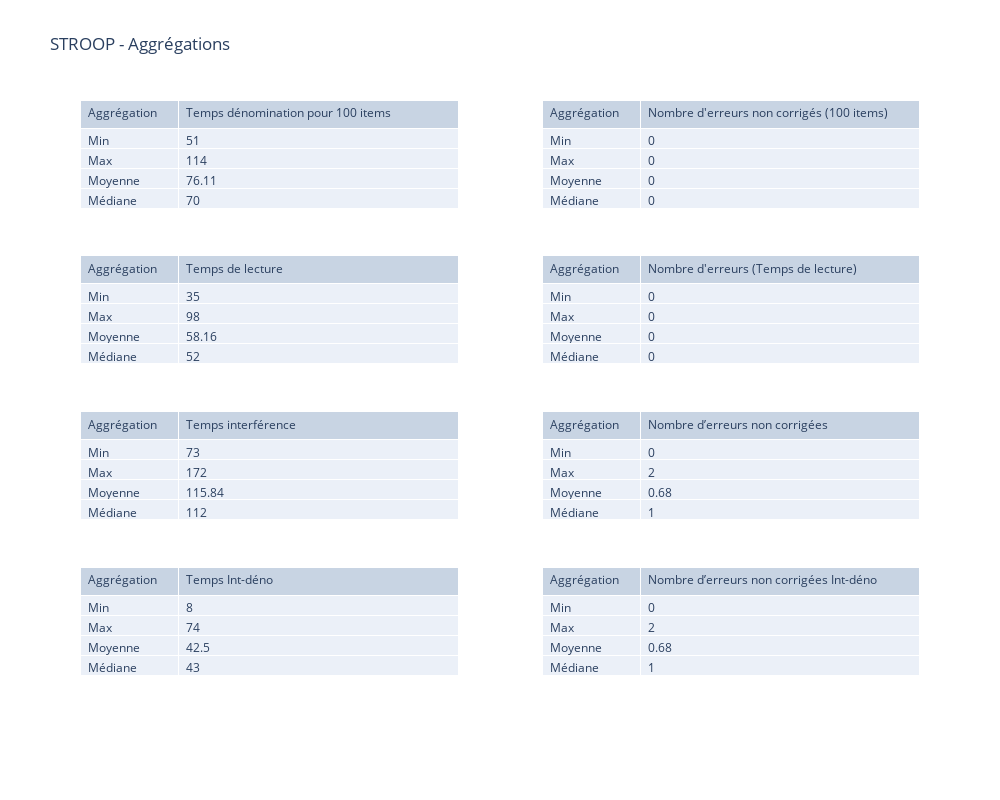

Source (notebook cell):
### Code cell
stroop_table_a =  go.Table(
                header=dict(values=list(df_stroop_agg.columns[[0, 1]]),
                align='left'),
                columnwidth = [130,370],
                cells=dict(values=[df_stroop_agg.iloc[:, 0], df_stroop_agg.iloc[:, 1].round(decimals=2) ], align='left'))
                
#
stroop_table_b =  go.Table(
                header=dict(values=list(df_stroop_agg.columns[[0, 4]]),
                align='left'),
                columnwidth = [130,370],
                cells=dict(values=[df_stroop_agg.iloc[:, 0], df_stroop_agg.iloc[:, 4].round(decimals=2) ], align='left'))
#
stroop_table_c =  go.Table(
                header=dict(values=list(df_stroop_agg.columns[[0, 7]]),
                align='left'),
                columnwidth = [130,370],
                cells=dict(values=[df_stroop_agg.iloc[:, 0], df_stroop_agg.iloc[:, 7].round(decimals=2) ], align='left'))
#
stroop_table_d =  go.Table(
                header=dict(values=list(df_stroop_agg.columns[[0, 10]]),
                align='left'),
                columnwidth = [130,370],
                cells=dict(values=[df_stroop_agg.iloc[:, 0], df_stroop_agg.iloc[:, 10].round(decimals=2) ], align='left'))
#
stroop_table_e =  go.Table(
                header=dict(values=list(df_stroop_agg.columns[[0, 13]]),
                align='left'),
                columnwidth = [130,370],
                cells=dict(values=[df_stroop_agg.iloc[:, 0], df_stroop_agg.iloc[:, 13].round(decimals=2) ], align='left'))
#
stroop_table_f =  go.Table(
                header=dict(values=list(df_stroop_agg.columns[[0, 16]]),
                align='left'),
                columnwidth = [130,370],
                cells=dict(values=[df_stroop_agg.iloc[:, 0], df_stroop_agg.iloc[:, 16].round(decimals=2) ], align='left'))
#
stroop_table_g =  go.Table(
                header=dict(values=list(df_stroop_agg.columns[[0, 19]]),
                align='left'),
                columnwidth = [130,370],
                cells=dict(values=[df_stroop_agg.iloc[:, 0], df_stroop_agg.iloc[:, 19].round(decimals=2) ], align='left'))
#
stroop_table_h =  go.Table(
                header=dict(values=list(df_stroop_agg.columns[[0, 22]]),
                align='left'),
                columnwidth = [130,370],
                cells=dict(values=[df_stroop_agg.iloc[:, 0], df_stroop_agg.iloc[:, 22].round(decimals=2) ], align='left'))

fig_stroop_table = make_subplots(
    rows=4, cols=2,
    row_heights = [1, 1, 1, 1],
    shared_xaxes=False,
    vertical_spacing=0.005,
    specs=[[{"type": "table"},{"type": "table"}],
           [{"type": "table"}, {"type": "table"}],
           [{"type": "table"}, {"type": "table"}],
           [{"type": "table"}, {"type": "table"}]]
)

fig_stroop_table.add_trace(stroop_table_a, row=1, col=1)

fig_stroop_table.add_trace(stroop_table_b, row=1, col=2)

fig_stroop_table.add_trace(stroop_table_c, row=2, col=1)

fig_stroop_table.add_trace(stroop_table_d, row=2, col=2)

fig_stroop_table.add_trace(stroop_table_e, row=3, col=1)

fig_stroop_table.add_trace(stroop_table_f, row=3, col=2)

fig_stroop_table.add_trace(stroop_table_g, row=4, col=1)

fig_stroop_table.add_trace(stroop_table_h, row=4, col=2)

fig_stroop_table.update_layout(
    height=800,
    width = 1000,
    showlegend=False,
    title_text="STROOP - Aggrégations",
)

### Figure 1 — Plotly figure (JSON) as saved in the notebook; plotly's stock layout.template omitted (floating-point values rounded to 4 significant figures)
{"data": [{"cells": {"align": "left", "values": [["Min", "Max", "Moyenne", "Médiane"], [51, 114, 76.11, 70]]}, "columnwidth": [130, 370], "domain": {"x": [0, 0.45], "y": [0.7538, 1]}, "header": {"align": "left", "values": ["Aggrégation", "Temps dénomination pour 100 items"]}, "type": "table"}, {"cells": {"align": "left", "values": [["Min", "Max", "Moyenne", "Médiane"], [0, 0, 0, 0]]}, "columnwidth": [130, 370], "domain": {"x": [0.55, 1], "y": [0.7538, 1]}, "header": {"align": "left", "values": ["Aggrégation", "Nombre d'erreurs non corrigés (100 items)"]}, "type": "table"}, {"cells": {"align": "left", "values": [["Min", "Max", "Moyenne", "Médiane"], [35, 98, 58.16, 52]]}, "columnwidth": [130, 370], "domain": {"x": [0, 0.45], "y": [0.5025, 0.7487]}, "header": {"align": "left", "values": ["Aggrégation", "Temps de lecture"]}, "type": "table"}, {"cells": {"align": "left", "values": [["Min", "Max", "Moyenne", "Médiane"], [0, 0, 0, 0]]}, "columnwidth": [130, 370], "domain": {"x": [0.55, 1], "y": [0.5025, 0.7487]}, "header": {"align": "left", "values": ["Aggrégation", "Nombre d'erreurs (Temps de lecture)"]}, "type": "table"}, {"cells": {"align": "left", "values": [["Min", "Max", "Moyenne", "Médiane"], [73, 172, 115.8, 112]]}, "columnwidth": [130, 370], "domain": {"x": [0, 0.45], "y": [0.2512, 0.4975]}, "header": {"align": "left", "values": ["Aggrégation", "Temps interférence"]}, "type": "table"}, {"cells": {"align": "left", "values": [["Min", "Max", "Moyenne", "Médiane"], [0, 2, 0.68, 1]]}, "columnwidth": [130, 370], "domain": {"x": [0.55, 1], "y": [0.2512, 0.4975]}, "header": {"align": "left", "values": ["Aggrégation", "Nombre d’erreurs non corrigées"]}, "type": "table"}, {"cells": {"align": "left", "values": [["Min", "Max", "Moyenne", "Médiane"], [8, 74, 42.5, 43]]}, "columnwidth": [130, 370], "domain": {"x": [0, 0.45], "y": [0, 0.2462]}, "header": {"align": "left", "values": ["Aggrégation", "Temps Int-déno"]}, "type": "table"}, {"cells": {"align": "left", "values": [["Min", "Max", "Moyenne", "Médiane"], [0, 2, 0.68, 1]]}, "columnwidth": [130, 370], "domain": {"x": [0.55, 1], "y": [0, 0.2462]}, "header": {"align": "left", "values": ["Aggrégation", "Nombre d’erreurs non corrigées Int-déno"]}, "type": "table"}], "layout": {"height": 800, "showlegend": false, "title": {"text": "STROOP - Aggrégations"}, "width": 1000}}
